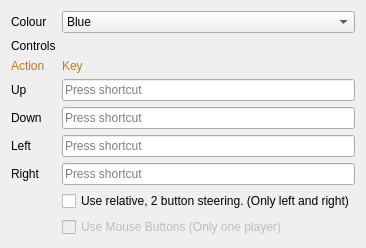
              <widget class="QWidget" name="tabPlayer4">
               <attribute name="title">
                <string>Worm 4</string>
               </attribute>
               <layout class="QFormLayout" name="formLayout_9">
                <item row="0" column="0">
                 <widget class="QLabel" name="label_9">
                  <property name="text">
                   <string>Colour</string>
                  </property>
                 </widget>
                </item>
                <item row="0" column="1">
                 <widget class="QComboBox" name="selectColour4">
                  <item>
                   <property name="text">
                    <string>Blue</string>
                   </property>
                  </item>
                  <item>
                   <property name="text">
                    <string>Cyan</string>
                   </property>
                  </item>
                  <item>
                   <property name="text">
                    <string>Cyan (Dark)</string>
                   </property>
                  </item>
                  <item>
                   <property name="text">
                    <string>Green</string>
                   </property>
                  </item>
                  <item>
                   <property name="text">
                    <string>Magenta</string>
                   </property>
                  </item>
                  <item>
                   <property name="text">
                    <string>Red</string>
                   </property>
                  </item>
                  <item>
                   <property name="text">
                    <string>Yellow</string>
                   </property>
                  </item>
                  <item>
                   <property name="text">
                    <string>Yellow (Dark)</string>
                   </property>
                  </item>
                 </widget>
                </item>
                <item row="1" column="0">
                 <widget class="QLabel" name="label_13">
                  <property name="text">
                   <string>Controls</string>
                  </property>
                 </widget>
                </item>
                <item row="2" column="0">
                 <widget class="QLabel" name="label_14">
                  <property name="styleSheet">
                   <string notr="true">color: rgb(193, 125, 17);</string>
                  </property>
                  <property name="text">
                   <string>Action</string>
                  </property>
                 </widget>
                </item>
                <item row="2" column="1">
                 <widget class="QLabel" name="label_15">
                  <property name="styleSheet">
                   <string notr="true">color: rgb(193, 125, 17);</string>
                  </property>
                  <property name="text">
                   <string>Key</string>
                  </property>
                 </widget>
                </item>
                <item row="3" column="0">
                 <widget class="QLabel" name="label_16">
                  <property name="text">
                   <string>Up</string>
                  </property>
                 </widget>
                </item>
                <item row="3" column="1">
                 <widget class="QKeySequenceEdit" name="kseUp4"/>
                </item>
                <item row="5" column="0">
                 <widget class="QLabel" name="label_17">
                  <property name="text">
                   <string>Down</string>
                  </property>
                 </widget>
                </item>
                <item row="5" column="1">
                 <widget class="QKeySequenceEdit" name="kseDown4"/>
                </item>
                <item row="7" column="0">
                 <widget class="QLabel" name="label_18">
                  <property name="text">
                   <string>Left</string>
                  </property>
                 </widget>
                </item>
                <item row="7" column="1">
                 <widget class="QKeySequenceEdit" name="kseLeft4"/>
                </item>
                <item row="9" column="0">
                 <widget class="QLabel" name="label_19">
                  <property name="text">
                   <string>Right</string>
                  </property>
                 </widget>
                </item>
                <item row="9" column="1">
                 <widget class="QKeySequenceEdit" name="kseRight4"/>
                </item>
                <item row="11" column="1">
                 <widget class="QCheckBox" name="cbRelative4">
                  <property name="text">
                   <string>Use relative, 2 button steering. (Only left and right)</string>
                  </property>
                 </widget>
                </item>
                <item row="13" column="1">
                 <widget class="QCheckBox" name="cbUseMouse4">
                  <property name="enabled">
                   <bool>false</bool>
                  </property>
                  <property name="text">
                   <string>Use Mouse Buttons (Only one player)</string>
                  </property>
                 </widget>
                </item>
               </layout>
              </widget>
